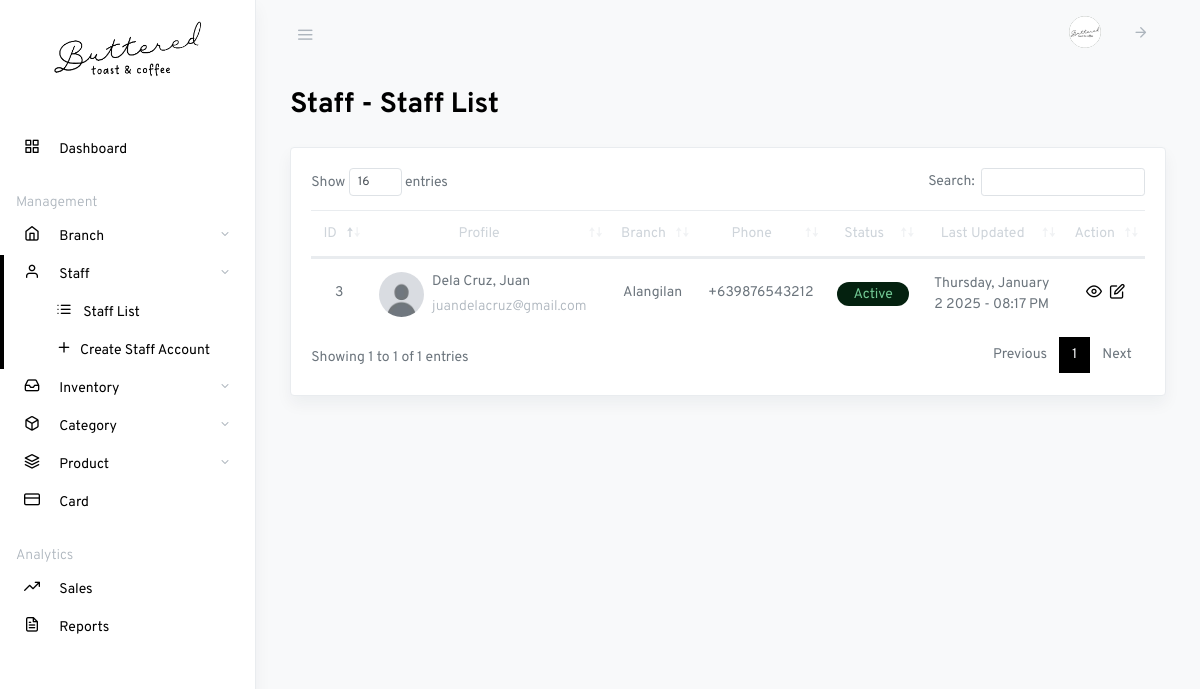
The page /owner-staff-list.php (signed in) on the database its author committed.
### tables this page shows
CREATE TABLE `owner` (
  `owner_id` int(11) NOT NULL,
  `username` varchar(50) NOT NULL,
  `password` varchar(255) NOT NULL,
  `email` text NOT NULL,
  `firstname` text NOT NULL,
  `lastname` text NOT NULL,
  `contact_number` text NOT NULL,
  `photo` text NOT NULL,
  `account_created` timestamp(6) NOT NULL DEFAULT current_timestamp(6) ON UPDATE current_timestamp(6)
);

CREATE TABLE `staff` (
  `staff_id` int(11) NOT NULL,
  `branch_id` int(11) NOT NULL,
  `status` int(1) NOT NULL,
  `username` varchar(50) NOT NULL,
  `password` varchar(255) NOT NULL,
  `email` text NOT NULL,
  `firstname` text NOT NULL,
  `lastname` text NOT NULL,
  `contact_number` text NOT NULL,
  `photo` text NOT NULL,
  `last_updated` timestamp(6) NOT NULL DEFAULT current_timestamp(6) ON UPDATE current_timestamp(6)
);

CREATE TABLE `branch` (
  `branch_id` int(11) NOT NULL,
  `owner_id` int(11) NOT NULL,
  `branch_name` text NOT NULL,
  `created_at` timestamp(6) NOT NULL DEFAULT current_timestamp(6) ON UPDATE current_timestamp(6)
);

### owner-staff-list.php (the view, shortened to what this page needs)
<?php
$active_page = "staff";
?>
<!DOCTYPE html>
<html lang="en">
<head>
    <?php include 'partials/header.php'; ?>
    <link rel="stylesheet" href="css/dataTables.bootstrap4.css">
</head>
<body class="vertical  light">
    <div class="wrapper">
        <?php include 'partials/owner-navbar.php'; ?>
        <main role="main" class="main-content">
            <div class="container-fluid">
                <div class="row justify-content-center">
                    <div class="col-12">
                        <h2 class="page-title">Staff - Staff List</h2>
                        <div class="row my-4">
                            <div class="col-md-12">
                                <div class="card shadow">
                                    <div class="card-body">
                                        <table class="table datatables" id="dataTable-1">
                                            <thead>
                                                <tr class="text-center">
                                                    <th>ID</th>
                                                    <th>Profile</th>
                                                    <th>Branch</th>
                                                    <th>Phone</th>
                                                    <th>Status</th>
                                                    <th>Last Updated</th>
                                                    <th>Action</th>
                                                </tr>
                                            </thead>
                                            <tbody>
                                                <?php
                                                $sql1 = "SELECT * FROM staff";
                                                $r = mysqli_query($link, $sql1);
                                                if ($r->num_rows > 0) {
                                                    while ($row1 = mysqli_fetch_assoc($r)) {
                                                        $branch_id = $row1['branch_id'];
                                                        $sql3 = "SELECT * FROM branch WHERE branch_id = $branch_id";
                                                        $result3 = mysqli_query($link, $sql3);
                                                        $row3 = mysqli_fetch_assoc($result3);
                                                        ?>
                                                        <tr class="text-center">
                                                            <td>
                                                                <p class="fw-normal mb-1">
                                                                    <?php echo $row1['staff_id']; ?>
                                                                </p>
                                                            </td>
                                                            <td>
                                                                <div class="d-flex align-items-center">
                                                                    <img src="storage/profile/<?php if ($row1["photo"] != "") {
                                                                        echo $row1["photo"];
                                                                    } else {
                                                                        echo 'default_image.png';
                                                                    } ?>" alt="" style="width: 45px; height: 45px"
                                                                        class="rounded-circle" />
                                                                    <div class="ms-3 text-left mx-2">
                                                                        <p class="fw-bold mb-1">
                                                                            <?php echo $row1['lastname']; ?>,
                                                                            <?php echo $row1['firstname']; ?>
                                                                        </p>
                                                                        <p class="text-muted mb-0"><?php echo $row1['email']; ?>
                                                                        </p>
                                                                    </div>
                                                                </div>
                                                            </td>
                                                            <td>
                                                                <p class="fw-normal mb-1">
                                                                    <?php echo $row3['branch_name']; ?>
                                                                </p>
                                                            </td>
                                                            <td>
                                                                <p class="fw-normal mb-1">
                                                                    <?php echo $row1['contact_number']; ?>
                                                                </p>
                                                            </td>
                                                            <td>
                                                                <?php if ($row1['status'] == 0) {
                                                                    echo '<span class="badge badge-success rounded-pill d-inline px-3">Active</span>';
                                                                } elseif ($row1['status'] == 1) {
                                                                    echo '<span class="badge badge-danger rounded-pill d-inline px-3">Inactive</span>';
                                                                } ?>
                                                            </td>
                                                            <td>
                                                                <?php $formattedDate = date("l, F j Y - h:i A", strtotime($row1["last_updated"]));
                                                                echo $formattedDate; ?>
                                                            </td>
                                                            <td>
                                                                <div class="d-inline">
                                                                    <a class="ml-1 action-icon" href="#" data-toggle="modal"
                                                                        type="button"
                                                                        data-target="#view-staff-<?php echo $row1['staff_id'] ?>">
                                                                        <i class="fe fe-eye fe-16"></i>
                                                                    </a>
                                                                    <a class="ml-1 action-icon" href="#" data-toggle="modal"
                                                                        type="button"
                                                                        data-target="#edit-staff-<?php echo $row1['staff_id'] ?>">
                                                                        <i class="fe fe-edit fe-16"></i>
                                                                    </a>
                                                                </div>
                                                            </td>
                                                        </tr>
                                                        <?php
                                                    }
                                                }
                                                ?>
                                            </tbody>
                                        </table>
                                    </div>
                                </div>
                            </div>
                        </div>
                    </div>
                </div>
            </div>
        </main>
    </div>
</body>
</html>

### partials/owner-navbar.php (shortened to what this page needs)
<?php
require_once "config.php";
$sql = "SELECT * FROM owner WHERE owner_id = '".$_SESSION['id']."'";
$result = mysqli_query($link, $sql);
$row = mysqli_fetch_assoc($result);
?>
<nav class="topnav navbar navbar-light">
    <button type="button" class="navbar-toggler text-muted mt-2 p-0 mr-3 collapseSidebar">
        <i class="fe fe-menu navbar-toggler-icon"></i>
    </button>
    <ul class="nav">
        <li class="nav-item">
            <a class="nav-link text-muted" href="#">
                <span class="avatar avatar-sm">
                    <img src="storage/profile/<?php if ($row["photo"] != "" ) { echo $row["photo"]; } else { echo 'default_image.png'; } ?>" alt="..." class="avatar-img rounded-circle">
                </span>
            </a>
        </li>
        <li class="nav-item">
            <a class="nav-link text-muted my-2" href="#" data-toggle="modal" data-target="#defaultModal">
                <i class="fe fe-arrow-right fe-16"></i>
            </a>
        </li>
    </ul>
</nav>
<aside class="sidebar-left border-right bg-white shadow" id="leftSidebar" data-simplebar>
    <nav class="vertnav navbar navbar-light">
        <div class="w-100 mb-4 d-flex">
            <a class="navbar-brand mx-auto mt-2 flex-fill text-center" href="owner-dashboard">
                <div class="text-center mb-4">
                    <img src="assets/images/logo.png" alt="" width="150">
                </div>
            </a>
        </div>
        <ul class="navbar-nav flex-fill w-100 mb-2">
            <li class="nav-item w-100 <?php if ($active_page == "dashboard") { echo "active"; } ?>">
                <a class="nav-link" href="owner-dashboard">
                    <i class="fe fe-grid fe-16"></i>
                    <span class="ml-3 item-text">Dashboard</span>
                </a>
            </li>
        </ul>
        <p class="text-muted nav-heading mt-3 mb-1">
            <span>Management</span>
        </p>
        <ul class="navbar-nav flex-fill w-100 mb-2">
            <li class="nav-item <?php if ($active_page == "branch") { echo "active"; } ?> dropdown">
                <a href="#owner-branch" data-toggle="collapse" aria-expanded="false" class="dropdown-toggle nav-link">
                    <i class="fe fe-home fe-16"></i>
                    <span class="ml-3 item-text">Branch</span>
                </a>
            </li>
            <li class="nav-item <?php if ($active_page == "staff") { echo "active"; } ?> dropdown">
                <a href="#owner-staff" data-toggle="collapse" aria-expanded="false" class="dropdown-toggle nav-link">
                    <i class="fe fe-user fe-16"></i>
                    <span class="ml-3 item-text">Staff</span>
                </a>
                <ul class="collapse list-unstyled pl-4 w-100 <?php if ($active_page == "staff") { echo "show"; } ?>" id="owner-staff">
                    <li class="nav-item">
                        <a class="nav-link pl-3" href="owner-staff-list">
                            <i class="fe fe-list fe-16"></i>
                            <span class="ml-2 item-text">Staff List</span>
                        </a>
                    </li>
                    <li class="nav-item">
                        <a class="nav-link pl-3" href="owner-create-staff">
                            <i class="fe fe-plus fe-16"></i><span class="ml-2 item-text">Create
                                Staff Account</span></a>
                    </li>
                </ul>
            </li>
            <li class="nav-item <?php if ($active_page == "inventory") { echo "active"; } ?> dropdown">
                <a href="#owner-inventory" data-toggle="collapse" aria-expanded="false"
                    class="dropdown-toggle nav-link">
                    <i class="fe fe-inbox fe-16"></i>
                    <span class="ml-3 item-text">Inventory</span>
                </a>
            </li>
            <li class="nav-item <?php if ($active_page == "category") { echo "active"; } ?> dropdown">
                <a href="#owner-category" data-toggle="collapse" aria-expanded="false" class="dropdown-toggle nav-link">
                    <i class="fe fe-box fe-16"></i>
                    <span class="ml-3 item-text">Category</span>
                </a>
            </li>
            <li class="nav-item <?php if ($active_page == "product") { echo "active"; } ?> dropdown">
                <a href="#owner-product" data-toggle="collapse" aria-expanded="false" class="dropdown-toggle nav-link">
                    <i class="fe fe-layers fe-16"></i>
                    <span class="ml-3 item-text">Product</span>
                </a>
            </li>
            <li class="nav-item w-100 <?php if ($active_page == "card") { echo "active"; } ?>">
                <a class="nav-link" href="owner-card-management">
                    <i class="fe fe-credit-card fe-16"></i>
                    <span class="ml-3 item-text">Card</span>
                </a>
            </li>
        </ul>
        <p class="text-muted nav-heading mt-3 mb-1">
            <span>Analytics</span>
        </p>
        <ul class="navbar-nav flex-fill w-100 mb-2">
            <li class="nav-item w-100 <?php if ($active_page == "sales") { echo "active"; } ?>">
                <a class="nav-link" href="owner-sales">
                    <i class="fe fe-trending-up fe-16"></i>
                    <span class="ml-3 item-text">Sales</span>
                </a>
            </li>
            <li class="nav-item w-100 <?php if ($active_page == "reports") { echo "active"; } ?>">
                <a class="nav-link" href="owner-reports">
                    <i class="fe fe-file-text fe-16"></i>
                    <span class="ml-3 item-text">Reports</span>
                </a>
            </li>
        </ul>
    </nav>
</aside>

### css/simplebar.css (style rules this page uses)
[data-simplebar] { position: relative; flex-direction: column; flex-wrap: wrap; justify-content: flex-start; align-content: flex-start; align-items: flex-start; }

### css/feather.css (style rules this page uses)
.fe { font-family: "feather" !important; speak: none; font-style: normal; font-weight: normal; font-variant: normal; text-transform: none; line-height: 1; -webkit-font-smoothing: antialiased; -moz-osx-font-smoothing: grayscale; }
.fe-16 { font-size: 16px; }
.fe-arrow-right:before { content: ""; }
.fe-box:before { content: ""; }
.fe-credit-card:before { content: ""; }
.fe-edit:before { content: ""; }
.fe-eye:before { content: ""; }
.fe-file-text:before { content: ""; }
.fe-grid:before { content: ""; }
.fe-home:before { content: ""; }
.fe-inbox:before { content: ""; }
.fe-layers:before { content: ""; }
.fe-list:before { content: ""; }
.fe-menu:before { content: ""; }
.fe-plus:before { content: ""; }
.fe-trending-up:before { content: ""; }
.fe-user:before { content: ""; }

### partials/header.php (style rules this page uses)
.navbar-light .navbar-nav .nav-link { color: #000 !important; }
.badge { font-size: 14px; }
.badge-success { color: #72C894; background-color: #04210F; }
.action-icon { color: #000; }
.page-title, .card-title { color: #000; }

### rows shown on the page
owner: photo (picture)
staff: staff_id "3", photo (picture), lastname "Dela Cruz", firstname "Juan", email "juandelacruz@gmail.com", branch.branch_name "Alangilan", contact_number "+639876543212", status "Active", last_updated "Thursday, January 2 2025 - 08:17 PM"
